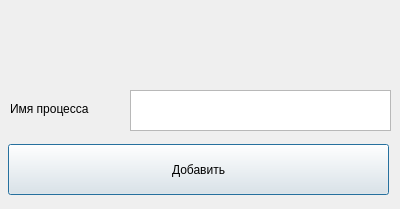
<?xml version="1.0" encoding="UTF-8"?>
<ui version="4.0">
 <class>Dialog</class>
 <widget class="QDialog" name="Dialog">
  <property name="geometry">
   <rect>
    <x>0</x>
    <y>0</y>
    <width>400</width>
    <height>209</height>
   </rect>
  </property>
  <property name="windowTitle">
   <string>Dialog</string>
  </property>
  <widget class="QTextEdit" name="textEdit">
   <property name="geometry">
    <rect>
     <x>130</x>
     <y>90</y>
     <width>261</width>
     <height>41</height>
    </rect>
   </property>
  </widget>
  <widget class="QLabel" name="label">
   <property name="geometry">
    <rect>
     <x>10</x>
     <y>100</y>
     <width>111</width>
     <height>17</height>
    </rect>
   </property>
   <property name="text">
    <string>Имя процесса </string>
   </property>
  </widget>
  <widget class="QPushButton" name="pushButton">
   <property name="geometry">
    <rect>
     <x>8</x>
     <y>144</y>
     <width>381</width>
     <height>51</height>
    </rect>
   </property>
   <property name="text">
    <string>Добавить</string>
   </property>
  </widget>
 </widget>
 <resources/>
 <connections/>
</ui>
